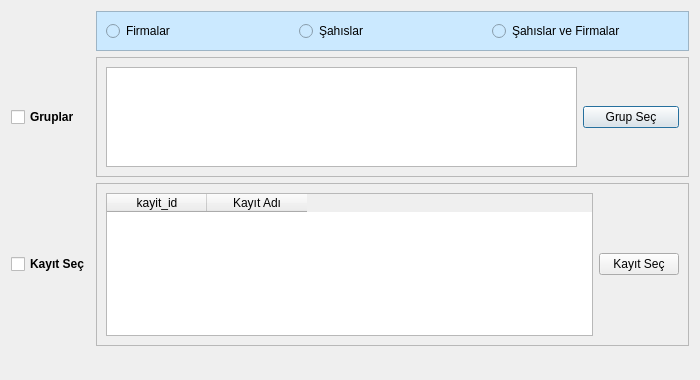
<?xml version="1.0" encoding="UTF-8"?>
<ui version="4.0">
 <class>ADRES_RAPOR_FILTRESI_BATCH</class>
 <widget class="QDialog" name="ADRES_RAPOR_FILTRESI_BATCH">
  <property name="geometry">
   <rect>
    <x>0</x>
    <y>0</y>
    <width>700</width>
    <height>380</height>
   </rect>
  </property>
  <property name="sizePolicy">
   <sizepolicy hsizetype="Expanding" vsizetype="Expanding">
    <horstretch>0</horstretch>
    <verstretch>0</verstretch>
   </sizepolicy>
  </property>
  <property name="minimumSize">
   <size>
    <width>700</width>
    <height>380</height>
   </size>
  </property>
  <property name="maximumSize">
   <size>
    <width>700</width>
    <height>380</height>
   </size>
  </property>
  <property name="windowTitle">
   <string>Rapor Filtreleme</string>
  </property>
  <layout class="QGridLayout" name="gridLayout_4" rowstretch="1,1,1,1,1" columnstretch="2,20,2">
   <item row="0" column="1" colspan="2">
    <widget class="QFrame" name="frame_kayit_turu_secimi">
     <property name="sizePolicy">
      <sizepolicy hsizetype="Expanding" vsizetype="Fixed">
       <horstretch>0</horstretch>
       <verstretch>0</verstretch>
      </sizepolicy>
     </property>
     <property name="styleSheet">
      <string notr="true">background-color: rgb(203, 233, 255);</string>
     </property>
     <property name="frameShape">
      <enum>QFrame::StyledPanel</enum>
     </property>
     <property name="frameShadow">
      <enum>QFrame::Raised</enum>
     </property>
     <layout class="QGridLayout" name="gridLayout_2" columnstretch="5,5,5">
      <item row="0" column="0">
       <widget class="QRadioButton" name="radioButton_firmalar">
        <property name="sizePolicy">
         <sizepolicy hsizetype="Expanding" vsizetype="Fixed">
          <horstretch>0</horstretch>
          <verstretch>0</verstretch>
         </sizepolicy>
        </property>
        <property name="text">
         <string>Firmalar</string>
        </property>
       </widget>
      </item>
      <item row="0" column="1">
       <widget class="QRadioButton" name="radioButton_sahislar">
        <property name="sizePolicy">
         <sizepolicy hsizetype="Expanding" vsizetype="Fixed">
          <horstretch>0</horstretch>
          <verstretch>0</verstretch>
         </sizepolicy>
        </property>
        <property name="text">
         <string>Şahıslar</string>
        </property>
       </widget>
      </item>
      <item row="0" column="2">
       <widget class="QRadioButton" name="radioButton_firma_sahis">
        <property name="text">
         <string>Şahıslar ve Firmalar</string>
        </property>
       </widget>
      </item>
     </layout>
    </widget>
   </item>
   <item row="1" column="0" rowspan="2">
    <widget class="QCheckBox" name="checkBox_grup_secimi">
     <property name="sizePolicy">
      <sizepolicy hsizetype="Fixed" vsizetype="Fixed">
       <horstretch>0</horstretch>
       <verstretch>0</verstretch>
      </sizepolicy>
     </property>
     <property name="font">
      <font>
       <weight>75</weight>
       <bold>true</bold>
      </font>
     </property>
     <property name="text">
      <string>Gruplar</string>
     </property>
    </widget>
   </item>
   <item row="1" column="1" rowspan="2" colspan="2">
    <widget class="QFrame" name="frame_gruplar">
     <property name="sizePolicy">
      <sizepolicy hsizetype="Expanding" vsizetype="Fixed">
       <horstretch>0</horstretch>
       <verstretch>0</verstretch>
      </sizepolicy>
     </property>
     <property name="maximumSize">
      <size>
       <width>16777215</width>
       <height>16777215</height>
      </size>
     </property>
     <property name="frameShape">
      <enum>QFrame::StyledPanel</enum>
     </property>
     <property name="frameShadow">
      <enum>QFrame::Raised</enum>
     </property>
     <layout class="QGridLayout" name="gridLayout">
      <item row="0" column="0" rowspan="3">
       <widget class="QTextEdit" name="textEdit_gruplar">
        <property name="minimumSize">
         <size>
          <width>0</width>
          <height>0</height>
         </size>
        </property>
        <property name="maximumSize">
         <size>
          <width>16777215</width>
          <height>100</height>
         </size>
        </property>
        <property name="readOnly">
         <bool>true</bool>
        </property>
       </widget>
      </item>
      <item row="1" column="1">
       <widget class="QPushButton" name="button_grup_ekle">
        <property name="minimumSize">
         <size>
          <width>96</width>
          <height>0</height>
         </size>
        </property>
        <property name="text">
         <string>Grup Seç</string>
        </property>
        <property name="icon">
         <iconset resource="../k9_icons.qrc">
          <normaloff>:/k9_icons/K9_ICONS/k9_grup.png</normaloff>:/k9_icons/K9_ICONS/k9_grup.png</iconset>
        </property>
       </widget>
      </item>
     </layout>
    </widget>
   </item>
   <item row="3" column="0">
    <widget class="QCheckBox" name="checkBox_adres_kaydi_secimi">
     <property name="sizePolicy">
      <sizepolicy hsizetype="Fixed" vsizetype="Fixed">
       <horstretch>0</horstretch>
       <verstretch>0</verstretch>
      </sizepolicy>
     </property>
     <property name="font">
      <font>
       <weight>75</weight>
       <bold>true</bold>
      </font>
     </property>
     <property name="text">
      <string>Kayıt Seç</string>
     </property>
    </widget>
   </item>
   <item row="3" column="1" colspan="2">
    <widget class="QFrame" name="frame_adres_kayitlari">
     <property name="sizePolicy">
      <sizepolicy hsizetype="Expanding" vsizetype="Fixed">
       <horstretch>0</horstretch>
       <verstretch>0</verstretch>
      </sizepolicy>
     </property>
     <property name="minimumSize">
      <size>
       <width>0</width>
       <height>0</height>
      </size>
     </property>
     <property name="frameShape">
      <enum>QFrame::StyledPanel</enum>
     </property>
     <property name="frameShadow">
      <enum>QFrame::Raised</enum>
     </property>
     <layout class="QGridLayout" name="gridLayout_3">
      <item row="0" column="0">
       <widget class="QTableWidget" name="tableWidget_adres_kayitlari">
        <property name="minimumSize">
         <size>
          <width>0</width>
          <height>0</height>
         </size>
        </property>
        <property name="maximumSize">
         <size>
          <width>16777215</width>
          <height>150</height>
         </size>
        </property>
        <attribute name="horizontalHeaderStretchLastSection">
         <bool>false</bool>
        </attribute>
        <attribute name="verticalHeaderVisible">
         <bool>true</bool>
        </attribute>
        <column>
         <property name="text">
          <string>kayit_id</string>
         </property>
        </column>
        <column>
         <property name="text">
          <string>Kayıt Adı</string>
         </property>
        </column>
       </widget>
      </item>
      <item row="0" column="1">
       <widget class="QPushButton" name="button_adres_kaydi_ekle">
        <property name="text">
         <string>Kayıt Seç</string>
        </property>
        <property name="icon">
         <iconset resource="../k9_icons.qrc">
          <normaloff>:/k9_icons/K9_ICONS/ekle_ikonu.png</normaloff>:/k9_icons/K9_ICONS/ekle_ikonu.png</iconset>
        </property>
       </widget>
      </item>
     </layout>
    </widget>
   </item>
   <item row="4" column="0" colspan="2">
    <spacer name="horizontalSpacer">
     <property name="orientation">
      <enum>Qt::Horizontal</enum>
     </property>
     <property name="sizeHint" stdset="0">
      <size>
       <width>626</width>
       <height>17</height>
      </size>
     </property>
    </spacer>
   </item>
   <item row="4" column="2">
    <widget class="QWidget" name="widget_batch_buttons" native="true">
     <property name="sizePolicy">
      <sizepolicy hsizetype="Expanding" vsizetype="Fixed">
       <horstretch>0</horstretch>
       <verstretch>0</verstretch>
      </sizepolicy>
     </property>
    </widget>
   </item>
  </layout>
 </widget>
 <tabstops>
  <tabstop>radioButton_firmalar</tabstop>
  <tabstop>radioButton_sahislar</tabstop>
  <tabstop>radioButton_firma_sahis</tabstop>
  <tabstop>checkBox_grup_secimi</tabstop>
  <tabstop>textEdit_gruplar</tabstop>
  <tabstop>button_grup_ekle</tabstop>
  <tabstop>checkBox_adres_kaydi_secimi</tabstop>
  <tabstop>tableWidget_adres_kayitlari</tabstop>
  <tabstop>button_adres_kaydi_ekle</tabstop>
 </tabstops>
 <resources>
  <include location="../k9_icons.qrc"/>
 </resources>
 <connections/>
</ui>
